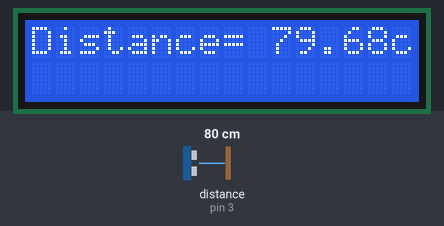
The sketch below on a simulated Arduino Uno, built with avr-gcc and run on an emulated ATmega328P. Shown: 16×2 character LCD. Wiring (inferred from the names in the program): ultrasonic range finder: trigger pin 5; echo pin 3. Inputs (shaded band) come from the test bench; at power-on: distance to the obstacle (sensor on pin 3) 80 cm. The echo pulse lasts 58.3 µs per cm.

Above: at 1.2 s.
1.3 s: distance to the obstacle (sensor on pin 3) set to 2 cm
At 1.35 s:
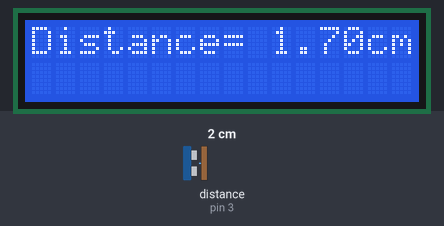
2.8 s: distance to the obstacle (sensor on pin 3) set to 18 cm
At 4.0 s:
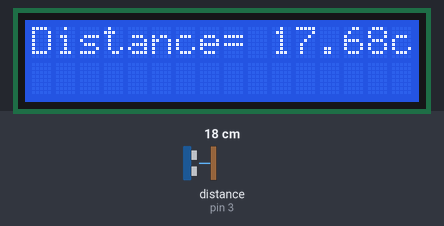
4.3 s: distance to the obstacle (sensor on pin 3) set to 35 cm
At 9.8 s:
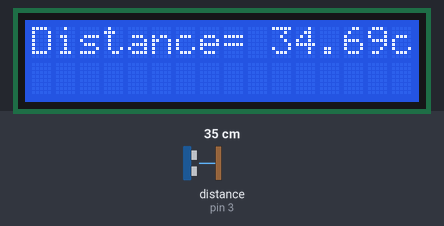

The sketch:

LCD___Ultrasonic_Sensor.ino
```cpp
# include <LiquidCrystal.h>

LiquidCrystal lcd (7,8,9,10,11,12);

int TRIG=5;
int ECHO=3;
float distance;
float Time;

void setup() {
  pinMode(TRIG,OUTPUT);
  pinMode(ECHO,INPUT);
  lcd.begin(16,2);
  lcd.clear();

}

void loop() {
  lcd.setCursor(0,0);
  digitalWrite(TRIG,LOW);
  delayMicroseconds(2);
  digitalWrite(TRIG,HIGH);
  delayMicroseconds(10);
  digitalWrite(TRIG,LOW);
  Time=pulseIn(ECHO,HIGH);
  distance=(0.0343*Time)/2;
  lcd.print("Distance= ");
  lcd.print(distance);
  lcd.print("cm");
}
```
